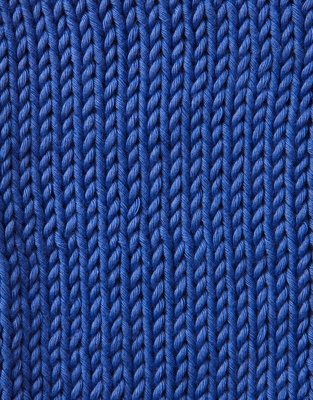
#> input picture examples/sample-yarn.jpg, 313 x 400 px, shrunk from 940 x 1200 before the run
$ python yarn_color_extractor.py
#> lines starting #> are read from the running program, lines starting #| are printed output that depends on the picture
"""
ChromaKnit - Yarn Color Extractor
Extracts dominant colors from yarn photos using K-means clustering.

Author: Joyce Chong
Date: 2025-11-07
"""

import cv2
import numpy as np
from sklearn.cluster import KMeans
import matplotlib.pyplot as plt


# ============================================================================
# HELPER FUNCTIONS
# ============================================================================

def load_image(image_path):
    """
    Load an image from disk.

    Args:
        image_path (str): Path to the image file

    Returns:
        numpy.ndarray: Image in BGR format, or None if loading failed
    """
#> called with image_path = 'examples/sample-yarn.jpg'
    image = cv2.imread(image_path)
#> image is the input picture: shape (400, 313, 3); mean B, G, R 130.1, 64.9, 38.6

    if image is None:
        print(f"❌ Error: Could not read image from {image_path}")
        return None

    print(f"✓ Image loaded successfully!")
    print(f"  Shape: {image.shape}")
#|   Shape: (400, 313, 3)
    print(f"  Size: {image.shape[0] * image.shape[1]:,} pixels")
#|   Size: 125,200 pixels
    return image


def convert_bgr_to_rgb(image):
    """
    Convert image from BGR (OpenCV default) to RGB.

    Args:
        image (numpy.ndarray): Image in BGR format

    Returns:
        numpy.ndarray: Image in RGB format
    """
    return cv2.cvtColor(image, cv2.COLOR_BGR2RGB)


def rgb_to_hex(rgb_tuple):
    """
    Convert RGB color to hex code.

    Args:
        rgb_tuple (tuple): RGB values (0-255 each)

    Returns:
        str: Hex color code (e.g., '#FF5733')
    """
    return '#%02x%02x%02x' % tuple(rgb_tuple)


# ============================================================================
# MAIN COLOR EXTRACTION FUNCTION
# ============================================================================

def extract_dominant_colors(image_path, n_colors=5, output_path='results/yarn_colors.png'):
    """
    Extract dominant colors from a yarn image.

    Args:
        image_path (str): Path to the yarn image
        n_colors (int): Number of dominant colors to extract
        output_path (str): Where to save the visualization

    Returns:
        list: List of hex color codes, sorted by frequency (most common first)
    """

    # Step 1: Load image
    print("\n" + "="*60)
    print("CHROMAKNIT - YARN COLOR EXTRACTION")
    print("="*60)

    image = load_image(image_path)
    if image is None:
        return None


    # Step 2: Convert BGR to RGB
    print(f"\n--- Step 1: Converting color space ---")
    image_rgb = convert_bgr_to_rgb(image)
    print("✓ Converted from BGR to RGB")


    # Step 3: Reshape for K-means
    print(f"\n--- Step 2: Reshaping image ---")
    pixels = image_rgb.reshape(-1, 3)
    total_pixels = pixels.shape[0]
#> total_pixels = 125200
    print(f"Original shape: {image_rgb.shape} (height x width x channels)")
#| Original shape: (400, 313, 3) (height x width x channels)
    print(f"Reshaped to: {pixels.shape} (total_pixels x channels)")
#| Reshaped to: (125200, 3) (total_pixels x channels)
    print(f"Total pixels: {total_pixels:,}")
#| Total pixels: 125,200


    # Step 4: K-means clustering
    print(f"\n--- Step 3: Running K-means clustering ---")
    print(f"Finding {n_colors} dominant colors...")

    kmeans = KMeans(n_clusters=n_colors, random_state=42, n_init=10)
    kmeans.fit(pixels)

    print("✓ K-means complete!")


    # Step 5: Sort colors by frequency
    print(f"\n--- Step 4: Analyzing results ---")

    unique_labels, counts = np.unique(kmeans.labels_, return_counts=True)

    # Sort by frequency (most common first)
    sorted_indices = np.argsort(-counts)
    sorted_labels = unique_labels[sorted_indices]
    sorted_counts = counts[sorted_indices]
    sorted_colors = kmeans.cluster_centers_[sorted_labels].astype(int)

    # Convert to hex codes
    hex_codes = [rgb_to_hex(color) for color in sorted_colors]

    # Print results table
    print(f"\n{'Rank':<6} {'Cluster':<9} {'Pixels':<12} {'%':<8} {'Hex Code'}")
    print("-" * 60)
    for i, (label, count, hex_code) in enumerate(zip(sorted_labels, sorted_counts, hex_codes), 1):
        percentage = (count / total_pixels) * 100
        print(f"{i:<6} {label:<9} {count:>10,} {percentage:>6.2f}% {hex_code}")


    # Step 6: Visualize
    print(f"\n--- Step 5: Creating visualization ---")
    visualize_colors(image_rgb, hex_codes, sorted_counts, total_pixels, output_path)
    print(f"✓ Visualization saved to: {output_path}")


    # Summary
    print(f"\n" + "="*60)
    print(f"🎨 EXTRACTED {n_colors} DOMINANT COLORS:")
    for i, hex_code in enumerate(hex_codes, 1):
        print(f"   {i}. {hex_code}")
    print("="*60 + "\n")

    return hex_codes


# ============================================================================
# VISUALIZATION
# ============================================================================

def visualize_colors(image_rgb, hex_codes, counts, total_pixels, output_path):
    """
    Create a side-by-side visualization of the image and extracted colors.

    The visualization uses overlapping axes so the color palette appears
    to "touch" the yarn image, creating a cohesive design.

    Args:
        image_rgb (numpy.ndarray): Original image in RGB
        hex_codes (list): List of hex color codes
        counts (list): Pixel counts for each color
        total_pixels (int): Total number of pixels
        output_path (str): Where to save the figure
    """
#> called with counts = array of shape (5,), total_pixels = 125200, output_path = 'results/yarn_colors.png'
    # Create figure
    fig = plt.figure(figsize=(12, 6))

    # Create overlapping axes
    # ax1: Image takes 68% width, starting at 5% from left
    ax1 = plt.axes([0.05, 0.1, 0.68, 0.8])

    # ax2: Colors start at 55% (overlaps with image by ~13%)
    ax2 = plt.axes([0.50, 0.1, 0.50, 0.8])

    # Display yarn image on the left
    ax1.imshow(image_rgb)
    ax1.set_title('Original Yarn Image', fontsize=14, fontweight='bold', pad=10)
    ax1.axis('off')

    # Display color palette on the right
    for i, (hex_code, count) in enumerate(zip(hex_codes, counts)):
        percentage = (count / total_pixels) * 100

        # Draw colored rectangle
        ax2.add_patch(plt.Rectangle((0, i), 1, 1, color=hex_code))

        # Add text with color code and percentage
        ax2.text(0.5, i + 0.5, f'{hex_code}\n({percentage:.1f}%)',
                ha='center', va='center',
                fontsize=11, color='white', weight='bold',
                bbox=dict(boxstyle='round', facecolor='black', alpha=0.3))

    # Configure color palette axis
    ax2.set_xlim(0, 1)
    ax2.set_ylim(0, len(hex_codes))
    ax2.set_title('Extracted Colors\n(sorted by frequency)',
                  fontsize=14, fontweight='bold', pad=10)
    ax2.axis('off')
    ax2.invert_yaxis()  # Most common color at top

    # Save with high resolution
    plt.savefig(output_path, dpi=300, bbox_inches='tight')
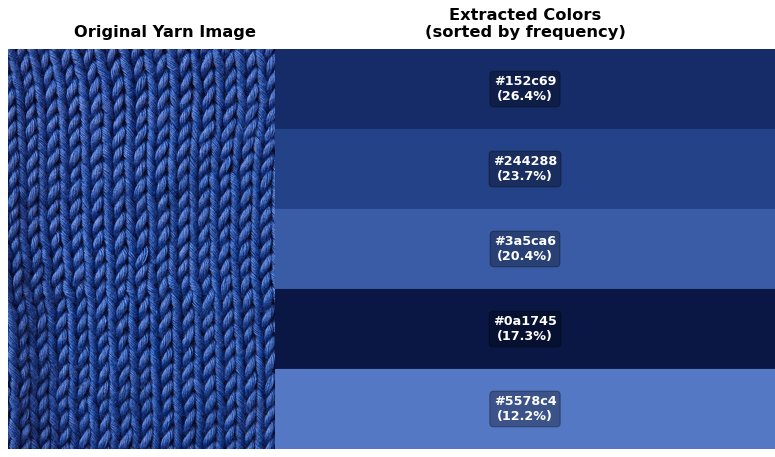
#> figure drawn by matplotlib, 2 panels
    plt.close()

    print(f"✓ Saved visualization with overlapping layout")


# ============================================================================
# MAIN EXECUTION
# ============================================================================

if __name__ == "__main__":
    # Configuration
    # Default: uses example photo (so anyone can test immediately)
    # To use your own: copy photo to photos/ folder and update IMAGE_PATH below
    IMAGE_PATH = "examples/sample-yarn.jpg"
    N_COLORS = 5
    OUTPUT_PATH = "results/yarn_colors.png"

    # Extract colors
    colors = extract_dominant_colors(
        image_path=IMAGE_PATH,
        n_colors=N_COLORS,
        output_path=OUTPUT_PATH
    )

    if colors:
        print("\n✓ Success! Check the results/ folder for your visualization.")
        print("\n💡 To use your own yarn photo:")
        print("   1. Copy your photo to photos/ folder")
        print("   2. Update IMAGE_PATH in this script (line 198)")
        print("   3. Run again: python yarn_color_extractor.py")
    else:
        print("\n❌ Extraction failed. Please check the image path.")
